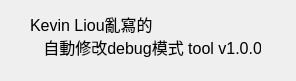
<?xml version="1.0" encoding="UTF-8"?>
<ui version="4.0">
 <class>About</class>
 <widget class="QWidget" name="About">
  <property name="geometry">
   <rect>
    <x>0</x>
    <y>0</y>
    <width>296</width>
    <height>81</height>
   </rect>
  </property>
  <property name="windowTitle">
   <string>關於此tool</string>
  </property>
  <widget class="QLabel" name="label">
   <property name="geometry">
    <rect>
     <x>30</x>
     <y>10</y>
     <width>231</width>
     <height>51</height>
    </rect>
   </property>
   <property name="font">
    <font>
     <family>Arial</family>
     <pointsize>12</pointsize>
    </font>
   </property>
   <property name="text">
    <string>Kevin Liou亂寫的
   自動修改debug模式 tool v1.0.0</string>
   </property>
  </widget>
 </widget>
 <resources/>
 <connections/>
</ui>
